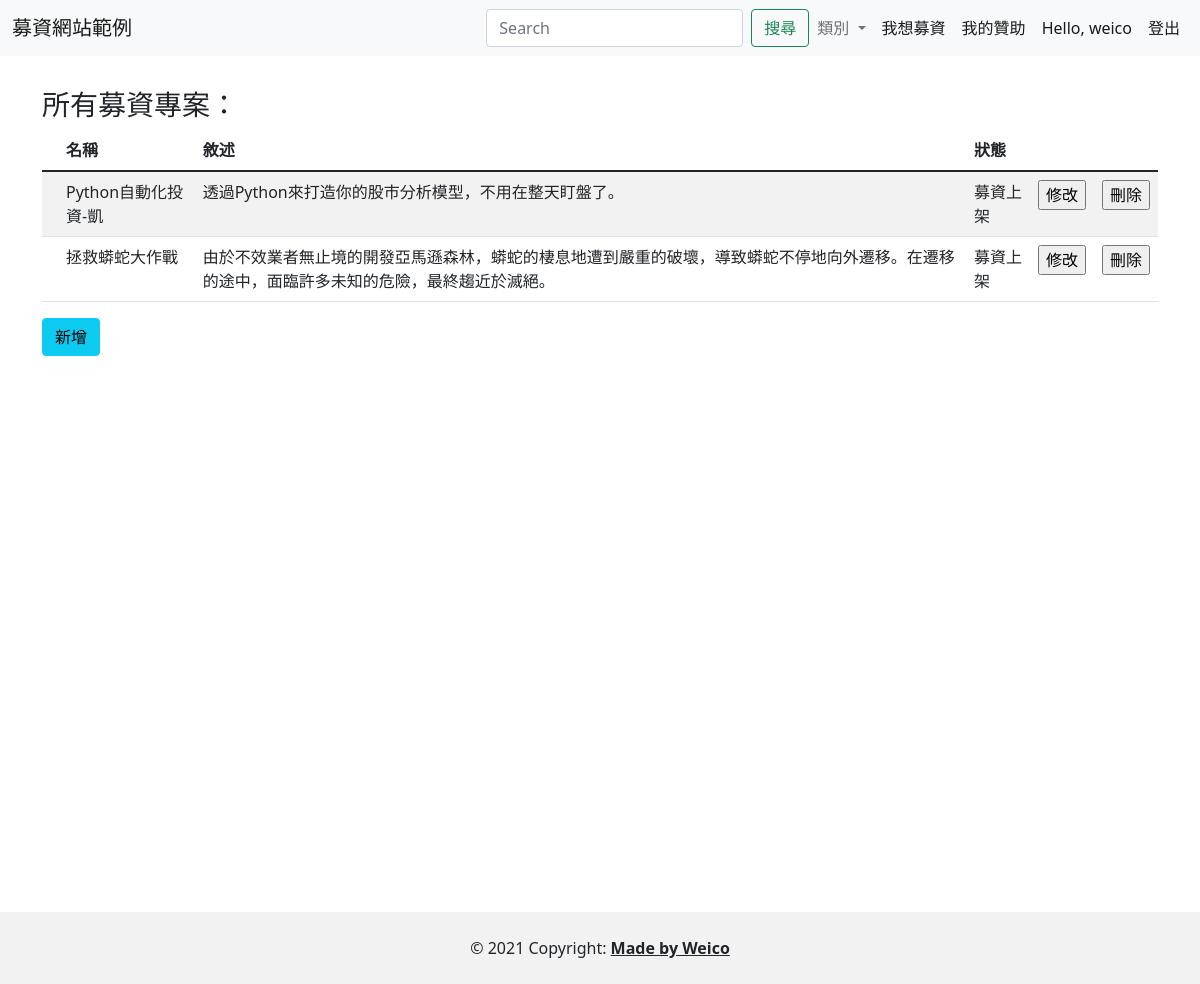
The app's page /project/show/ (signed in) with its own data.
### project/models.py (models this page shows, shortened)
class Project(models.Model):
    STATUS = (
        ('draft', '尚未設定贊助方案'),
        ('published', '募資上架')
    )
    projectowner = models.ForeignKey(ProjectOwner,
                                     on_delete=models.CASCADE,
                                     related_name='projects')
    category = models.ForeignKey(Category,
                                 on_delete=models.CASCADE,
                                 related_name='projects')
    title = models.CharField(max_length=50)
    description = models.TextField(blank=True)
    status = models.CharField(max_length=10,
                              choices=STATUS,
                              default='draft' )
    goal = models.IntegerField(validators=[MinValueValidator(1, '目標金額必須大於 0 ')],
                               default=0)
    image = models.ImageField(blank= True, default='default_medium.jpg')
    total_donate = models.IntegerField(default=0)
    count_donate = models.IntegerField(default=0)
    class Meta:
        ordering = ('title', )
        verbose_name = 'project'
        verbose_name_plural = 'projects'

### project/views.py (the view)
# urls.py: path('show/', views.show_project, name='show_project'),
@login_required(redirect_field_name=None)
def show_project(request):
    try:
        projectowner = ProjectOwner.objects.get(user_id=request.user.id)
    except ProjectOwner.DoesNotExist:
        projectowner = ProjectOwner.objects.create(user= request.user)
    projects = projectowner.projects.all()
    categories = Category.objects.all()
    context = {'projects': projects}
    return render(request, 'project/show_project.html', context)

### project/context_processors.py (called while the page is built)
def category(request):
  categories = Category.objects.all()
  return {'categories': categories}

### project/templates/project/show_project.html (shortened to what this page needs)
{% extends "base.html" %}
{% block content %}
<div class="container">
  <div class="row">
    <div class="col-12">
      <div class="tab-content" id="nav-tabContent">
        <div class="tab-pane fade show active" id="project-list" role="tabpanel" aria-labelledby="nav-home-tab" style="min-height: 800px;">
          <div style="margin: 32px auto;">
            <h3>所有募資專案：</h3>
            <table class="table table-striped">
              <thead>
                <tr>
                  <th scope="col"></th>
                  <th scope="col">名稱</th>
                  <th scope="col">敘述</th>
                  <th scope="col">狀態</th>
                  <th scope="col"></th>
                  <th scope="col"></th>
                </tr>
              </thead>
              <tbody>
                {% for project in  projects %}
                  <tr>
                    <th scope="row"></th>
                    <td>{{ project.title }}</td>
                    <td>{{ project.description }}</td>
                    <td>{{ project.get_status_display }}</td>
                    <td>
                      <form class="form" action="{% url 'update_project' project.id %}">
                          <input type="submit" value="修改" />
                      </form>
                    </td>
                    <td>
                      <form class="form" action="{% url 'delete_project' project.id %}" method="POST">
                          <input type="submit" value="刪除" />
                      </form>
                    </td>
                  </tr>
                {% endfor %}
              </tbody>
            </table>
            <div class="clearfix">
              <a class="btn btn-info float-right" href="{% url 'create_project' %}">新增</a>
            </div>
            <br/>
          </div>
        </div>
      </div>
    </div>
  </div>
</div>
{% endblock content %}

### templates/layout/nav.html (shortened to what this page needs)
<nav class="navbar navbar-expand-lg navbar-light bg-light">
  <div class="container-fluid">
    <a class="navbar-brand" href="{% url 'index' %}">募資網站範例</a>
    <div class="collapse navbar-collapse justify-content-end" id="navbarText">
      <form class="d-flex" action="{% url 'search' %}" method="get">
        <input class="form-control me-2" type="text" placeholder="Search" name="search" aria-label="Search">
        <input class="btn btn-outline-success text-nowrap" type="submit" value="搜尋">
      </form>
      <ul class="navbar-nav mb-2 mb-lg-0">
        <li class="nav-item dropdown">
          <a class="nav-link dropdown-toggle" href="#" id="navbarDropdown" role="button" data-bs-toggle="dropdown" aria-expanded="false">
            類別
          </a>
        </li>
        <li class="nav-item">
          <a class="nav-link active" aria-current="page" href="{% url 'show_project'%}">我想募資</a>
        </li>
        <li class="nav-item">
          <a class="nav-link active" aria-current="page" href="{% url 'payment_list'%}">我的贊助</a>
        </li>
        {% if user.is_authenticated %}
        <li class="nav-item">
          <span class="nav-link active" aria-current="page" cursor: pointer>
            Hello, {{ user.username }}
          </span>
        </li>
        <li class="nav-item">
          <a class="nav-link active" aria-current="page" href="{% url 'member_logout' %}">登出</a>
        </li>
        {% else %}
        <li class="nav-item">
          <a class="nav-link active" aria-current="page" href="{% url 'member_login' %}">登入</a>
        </li>
        {% endif %}
      </ul>
    </div>
  </div>
</nav>

### records on screen
Project: title "Python自動化投資-凱", description "透過Python來打造你的股市分析模型，不用在整天盯盤了。", status "募資上架"
Project: title "拯救蟒蛇大作戰", description "由於不效業者無止境的開發亞馬遜森林，蟒蛇的棲息地遭到嚴重的破壞，導致蟒蛇不停地向外遷移。在遷移的途中，面臨許多未知的危險，最終趨近於滅絕。", status "募資上架"

### other values on screen
{{ user.username }} "weico"
